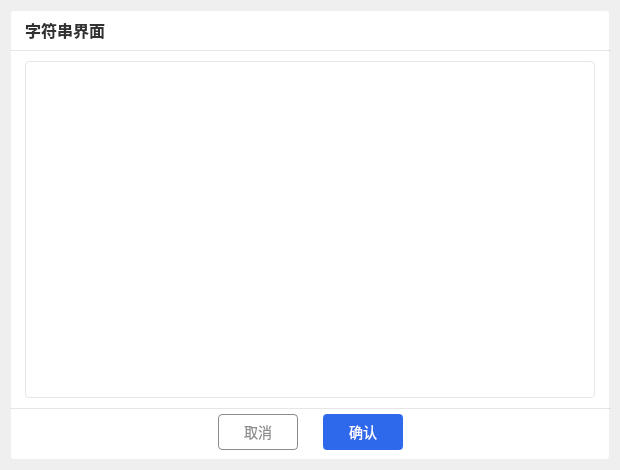
<?xml version="1.0" encoding="UTF-8"?>
<ui version="4.0">
 <class>stringShow</class>
 <widget class="QWidget" name="stringShow">
  <property name="geometry">
   <rect>
    <x>0</x>
    <y>0</y>
    <width>620</width>
    <height>470</height>
   </rect>
  </property>
  <property name="windowTitle">
   <string>Form</string>
  </property>
  <layout class="QVBoxLayout" name="verticalLayout_2">
   <property name="leftMargin">
    <number>10</number>
   </property>
   <property name="topMargin">
    <number>10</number>
   </property>
   <property name="rightMargin">
    <number>10</number>
   </property>
   <property name="bottomMargin">
    <number>10</number>
   </property>
   <item>
    <widget class="QWidget" name="widget" native="true">
     <property name="minimumSize">
      <size>
       <width>600</width>
       <height>450</height>
      </size>
     </property>
     <property name="styleSheet">
      <string notr="true">#widget{
background-color: rgb(255, 255, 255);
border-style:solid;
border-width:1px;
border-color:rgb(240,240,240);
border-radius:4px;
}</string>
     </property>
     <layout class="QVBoxLayout" name="verticalLayout_3">
      <property name="spacing">
       <number>0</number>
      </property>
      <property name="leftMargin">
       <number>0</number>
      </property>
      <property name="topMargin">
       <number>0</number>
      </property>
      <property name="rightMargin">
       <number>0</number>
      </property>
      <property name="bottomMargin">
       <number>0</number>
      </property>
      <item>
       <widget class="QWidget" name="widget_windowTitle" native="true">
        <property name="minimumSize">
         <size>
          <width>0</width>
          <height>40</height>
         </size>
        </property>
        <property name="maximumSize">
         <size>
          <width>16777215</width>
          <height>40</height>
         </size>
        </property>
        <property name="styleSheet">
         <string notr="true">background: transparent; </string>
        </property>
        <layout class="QHBoxLayout" name="horizontalLayout_5">
         <property name="spacing">
          <number>0</number>
         </property>
         <property name="leftMargin">
          <number>15</number>
         </property>
         <property name="topMargin">
          <number>0</number>
         </property>
         <property name="rightMargin">
          <number>5</number>
         </property>
         <property name="bottomMargin">
          <number>0</number>
         </property>
         <item>
          <layout class="QHBoxLayout" name="horizontalLayout_3">
           <item>
            <widget class="QLabel" name="label_windowTitle">
             <property name="toolTip">
              <string/>
             </property>
             <property name="styleSheet">
              <string notr="true">font-weight:bold;
font-size:16px;
color: rgb(50, 50, 50);
</string>
             </property>
             <property name="text">
              <string>字符串界面</string>
             </property>
            </widget>
           </item>
          </layout>
         </item>
         <item>
          <spacer name="horizontalSpacer_2">
           <property name="orientation">
            <enum>Qt::Horizontal</enum>
           </property>
           <property name="sizeType">
            <enum>QSizePolicy::Maximum</enum>
           </property>
           <property name="sizeHint" stdset="0">
            <size>
             <width>623</width>
             <height>20</height>
            </size>
           </property>
          </spacer>
         </item>
         <item>
          <layout class="QHBoxLayout" name="horizontalLayout">
           <property name="spacing">
            <number>0</number>
           </property>
           <item>
            <widget class="QPushButton" name="pushButton_close">
             <property name="minimumSize">
              <size>
               <width>30</width>
               <height>30</height>
              </size>
             </property>
             <property name="maximumSize">
              <size>
               <width>30</width>
               <height>30</height>
              </size>
             </property>
             <property name="styleSheet">
              <string notr="true">QPushButton:hover { 
background-color:rgb(242, 113, 113); 
image: url(:/png/closeW.png)15 0 0 0;
}
QPushButton { 
image: url(:/png/close.png)15 0 0 0;
border-width:0;
border-style:outset;
background-color:transparent;
border-radius:2px;
}
</string>
             </property>
             <property name="text">
              <string/>
             </property>
            </widget>
           </item>
          </layout>
         </item>
        </layout>
       </widget>
      </item>
      <item>
       <widget class="Line" name="line_2">
        <property name="minimumSize">
         <size>
          <width>0</width>
          <height>1</height>
         </size>
        </property>
        <property name="maximumSize">
         <size>
          <width>16777215</width>
          <height>1</height>
         </size>
        </property>
        <property name="styleSheet">
         <string notr="true">background-color: rgb(200, 200, 200);</string>
        </property>
        <property name="orientation">
         <enum>Qt::Horizontal</enum>
        </property>
       </widget>
      </item>
      <item>
       <widget class="QWidget" name="widget_2" native="true">
        <layout class="QVBoxLayout" name="verticalLayout">
         <property name="leftMargin">
          <number>15</number>
         </property>
         <property name="topMargin">
          <number>10</number>
         </property>
         <property name="rightMargin">
          <number>15</number>
         </property>
         <property name="bottomMargin">
          <number>10</number>
         </property>
         <item>
          <widget class="QTextEdit" name="textEdit">
           <property name="styleSheet">
            <string notr="true">color: rgb(104, 112, 130);
font-size:14px;
border-style:solid;
border-width:1px;
border-height：20px;
border-color:rgb(229, 231, 234);
border-radius:4px;
padding-left:5px;
padding-right:5px;

</string>
           </property>
          </widget>
         </item>
        </layout>
       </widget>
      </item>
      <item>
       <widget class="Line" name="line">
        <property name="minimumSize">
         <size>
          <width>0</width>
          <height>1</height>
         </size>
        </property>
        <property name="maximumSize">
         <size>
          <width>16777215</width>
          <height>1</height>
         </size>
        </property>
        <property name="styleSheet">
         <string notr="true">background-color: rgb(200, 200, 200);</string>
        </property>
        <property name="orientation">
         <enum>Qt::Horizontal</enum>
        </property>
       </widget>
      </item>
      <item>
       <layout class="QHBoxLayout" name="horizontalLayout_2">
        <property name="spacing">
         <number>25</number>
        </property>
        <property name="topMargin">
         <number>5</number>
        </property>
        <property name="bottomMargin">
         <number>10</number>
        </property>
        <item>
         <spacer name="horizontalSpacer">
          <property name="orientation">
           <enum>Qt::Horizontal</enum>
          </property>
          <property name="sizeHint" stdset="0">
           <size>
            <width>40</width>
            <height>20</height>
           </size>
          </property>
         </spacer>
        </item>
        <item>
         <widget class="QPushButton" name="pushButton_cancel">
          <property name="minimumSize">
           <size>
            <width>80</width>
            <height>36</height>
           </size>
          </property>
          <property name="maximumSize">
           <size>
            <width>80</width>
            <height>36</height>
           </size>
          </property>
          <property name="styleSheet">
           <string notr="true">color: rgb(140,140,140);
font-size:14px;
border-style:solid;
border-width:1px;
border-color:rgb(140,140,140);
border-radius:4px;
</string>
          </property>
          <property name="text">
           <string>取消</string>
          </property>
         </widget>
        </item>
        <item>
         <widget class="QPushButton" name="pushButton_ok">
          <property name="minimumSize">
           <size>
            <width>80</width>
            <height>36</height>
           </size>
          </property>
          <property name="maximumSize">
           <size>
            <width>80</width>
            <height>36</height>
           </size>
          </property>
          <property name="styleSheet">
           <string notr="true">color: rgb(255, 255, 255);
font-size:14px;
border-style:solid;
border-width:2px;
background-color: rgb(47, 105, 235);
border-color:rgb(47, 105, 235);
border-radius:4px;</string>
          </property>
          <property name="text">
           <string>确认</string>
          </property>
         </widget>
        </item>
        <item>
         <spacer name="horizontalSpacer_3">
          <property name="orientation">
           <enum>Qt::Horizontal</enum>
          </property>
          <property name="sizeHint" stdset="0">
           <size>
            <width>40</width>
            <height>20</height>
           </size>
          </property>
         </spacer>
        </item>
       </layout>
      </item>
     </layout>
    </widget>
   </item>
  </layout>
 </widget>
 <resources/>
 <connections/>
</ui>
